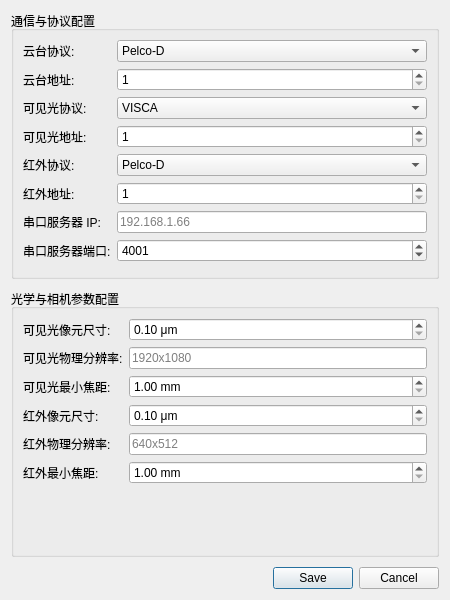
<?xml version="1.0" encoding="UTF-8"?>
<ui version="4.0">
 <class>SettingsDialog</class>
 <widget class="QDialog" name="SettingsDialog">
  <property name="geometry">
   <rect>
    <x>0</x>
    <y>0</y>
    <width>450</width>
    <height>600</height>
   </rect>
  </property>
  <property name="windowTitle">
   <string>系统参数设置</string>
  </property>
  <layout class="QVBoxLayout" name="verticalLayout">
   <property name="spacing">
    <number>10</number>
   </property>
   <item>
    <widget class="QGroupBox" name="groupComm">
     <property name="title">
      <string>通信与协议配置</string>
     </property>
     <layout class="QFormLayout" name="formLayout_comm">
      <item row="0" column="0">
       <widget class="QLabel" name="label">
        <property name="text"><string>云台协议:</string></property>
       </widget>
      </item>
      <item row="0" column="1">
       <widget class="QComboBox" name="comboPtzProtocol">
        <item><property name="text"><string>Pelco-D</string></property></item>
        <item><property name="text"><string>LPP</string></property></item>
        <item><property name="text"><string>N-MD</string></property></item>
       </widget>
      </item>
      
      <item row="1" column="0">
       <widget class="QLabel" name="label_2">
        <property name="text"><string>云台地址:</string></property>
       </widget>
      </item>
      <item row="1" column="1">
       <widget class="QSpinBox" name="spinPtzAddress">
        <property name="minimum"><number>1</number></property>
        <property name="maximum"><number>255</number></property>
       </widget>
      </item>
      
      <item row="2" column="0">
       <widget class="QLabel" name="label_3">
        <property name="text"><string>可见光协议:</string></property>
       </widget>
      </item>
      <item row="2" column="1">
       <widget class="QComboBox" name="comboVisProtocol">
        <item><property name="text"><string>VISCA</string></property></item>
       </widget>
      </item>
      
      <item row="3" column="0">
       <widget class="QLabel" name="label_4">
        <property name="text"><string>可见光地址:</string></property>
       </widget>
      </item>
      <item row="3" column="1">
       <widget class="QSpinBox" name="spinVisAddress">
        <property name="minimum"><number>1</number></property>
        <property name="maximum"><number>255</number></property>
       </widget>
      </item>
      
      <item row="4" column="0">
       <widget class="QLabel" name="label_5">
        <property name="text"><string>红外协议:</string></property>
       </widget>
      </item>
      <item row="4" column="1">
       <widget class="QComboBox" name="comboIrProtocol">
        <item><property name="text"><string>Pelco-D</string></property></item>
        <item><property name="text"><string>IRAY</string></property></item>
       </widget>
      </item>
      
      <item row="5" column="0">
       <widget class="QLabel" name="label_6">
        <property name="text"><string>红外地址:</string></property>
       </widget>
      </item>
      <item row="5" column="1">
       <widget class="QSpinBox" name="spinIrAddress">
        <property name="minimum"><number>1</number></property>
        <property name="maximum"><number>255</number></property>
       </widget>
      </item>
      
      <item row="6" column="0">
       <widget class="QLabel" name="label_7">
        <property name="text"><string>串口服务器 IP:</string></property>
       </widget>
      </item>
      <item row="6" column="1">
       <widget class="QLineEdit" name="editSerialIp">
        <property name="placeholderText"><string>192.168.1.66</string></property>
       </widget>
      </item>
      
      <item row="7" column="0">
       <widget class="QLabel" name="label_8">
        <property name="text"><string>串口服务器端口:</string></property>
       </widget>
      </item>
      <item row="7" column="1">
       <widget class="QSpinBox" name="spinSerialPort">
        <property name="minimum"><number>1</number></property>
        <property name="maximum"><number>65535</number></property>
        <property name="value"><number>4001</number></property>
       </widget>
      </item>
     </layout>
    </widget>
   </item>
   
   <item>
    <widget class="QGroupBox" name="groupCamera">
     <property name="title">
      <string>光学与相机参数配置</string>
     </property>
     <layout class="QFormLayout" name="formLayout_camera">
      <item row="0" column="0">
       <widget class="QLabel" name="label_9">
        <property name="text"><string>可见光像元尺寸:</string></property>
       </widget>
      </item>
      <item row="0" column="1">
       <widget class="QDoubleSpinBox" name="spinVisPixelSize">
        <property name="suffix"><string> μm</string></property>
        <property name="decimals"><number>2</number></property>
        <property name="minimum"><double>0.1</double></property>
        <property name="maximum"><double>50.0</double></property>
       </widget>
      </item>
      
      <item row="1" column="0">
       <widget class="QLabel" name="label_10">
        <property name="text"><string>可见光物理分辨率:</string></property>
       </widget>
      </item>
      <item row="1" column="1">
       <widget class="QLineEdit" name="editVisResolution">
        <property name="placeholderText"><string>1920x1080</string></property>
       </widget>
      </item>
      
      <item row="2" column="0">
       <widget class="QLabel" name="label_11">
        <property name="text"><string>可见光最小焦距:</string></property>
       </widget>
      </item>
      <item row="2" column="1">
       <widget class="QDoubleSpinBox" name="spinVisMinFocal">
        <property name="suffix"><string> mm</string></property>
        <property name="minimum"><double>1.0</double></property>
        <property name="maximum"><double>1000.0</double></property>
       </widget>
      </item>
      
      <item row="3" column="0">
       <widget class="QLabel" name="label_12">
        <property name="text"><string>红外像元尺寸:</string></property>
       </widget>
      </item>
      <item row="3" column="1">
       <widget class="QDoubleSpinBox" name="spinIrPixelSize">
        <property name="suffix"><string> μm</string></property>
        <property name="decimals"><number>2</number></property>
        <property name="minimum"><double>0.1</double></property>
        <property name="maximum"><double>50.0</double></property>
       </widget>
      </item>
      
      <item row="4" column="0">
       <widget class="QLabel" name="label_13">
        <property name="text"><string>红外物理分辨率:</string></property>
       </widget>
      </item>
      <item row="4" column="1">
       <widget class="QLineEdit" name="editIrResolution">
        <property name="placeholderText"><string>640x512</string></property>
       </widget>
      </item>
      
      <item row="5" column="0">
       <widget class="QLabel" name="label_14">
        <property name="text"><string>红外最小焦距:</string></property>
       </widget>
      </item>
      <item row="5" column="1">
       <widget class="QDoubleSpinBox" name="spinIrMinFocal">
        <property name="suffix"><string> mm</string></property>
        <property name="minimum"><double>1.0</double></property>
        <property name="maximum"><double>1000.0</double></property>
       </widget>
      </item>
     </layout>
    </widget>
   </item>
   
   <item>
    <widget class="QDialogButtonBox" name="buttonBox">
     <property name="orientation">
      <enum>Qt::Horizontal</enum>
     </property>
     <property name="standardButtons">
      <set>QDialogButtonBox::Cancel|QDialogButtonBox::Save</set>
     </property>
    </widget>
   </item>
  </layout>
 </widget>
 <resources/>
 <connections>
  <connection>
   <sender>buttonBox</sender>
   <signal>accepted()</signal>
   <receiver>SettingsDialog</receiver>
   <slot>accept()</slot>
   <hints>
    <hint type="sourcelabel">
     <x>224</x>
     <y>580</y>
    </hint>
    <hint type="destinationlabel">
     <x>224</x>
     <y>300</y>
    </hint>
   </hints>
  </connection>
  <connection>
   <sender>buttonBox</sender>
   <signal>rejected()</signal>
   <receiver>SettingsDialog</receiver>
   <slot>reject()</slot>
   <hints>
    <hint type="sourcelabel">
     <x>224</x>
     <y>580</y>
    </hint>
    <hint type="destinationlabel">
     <x>224</x>
     <y>300</y>
    </hint>
   </hints>
  </connection>
 </connections>
</ui>
